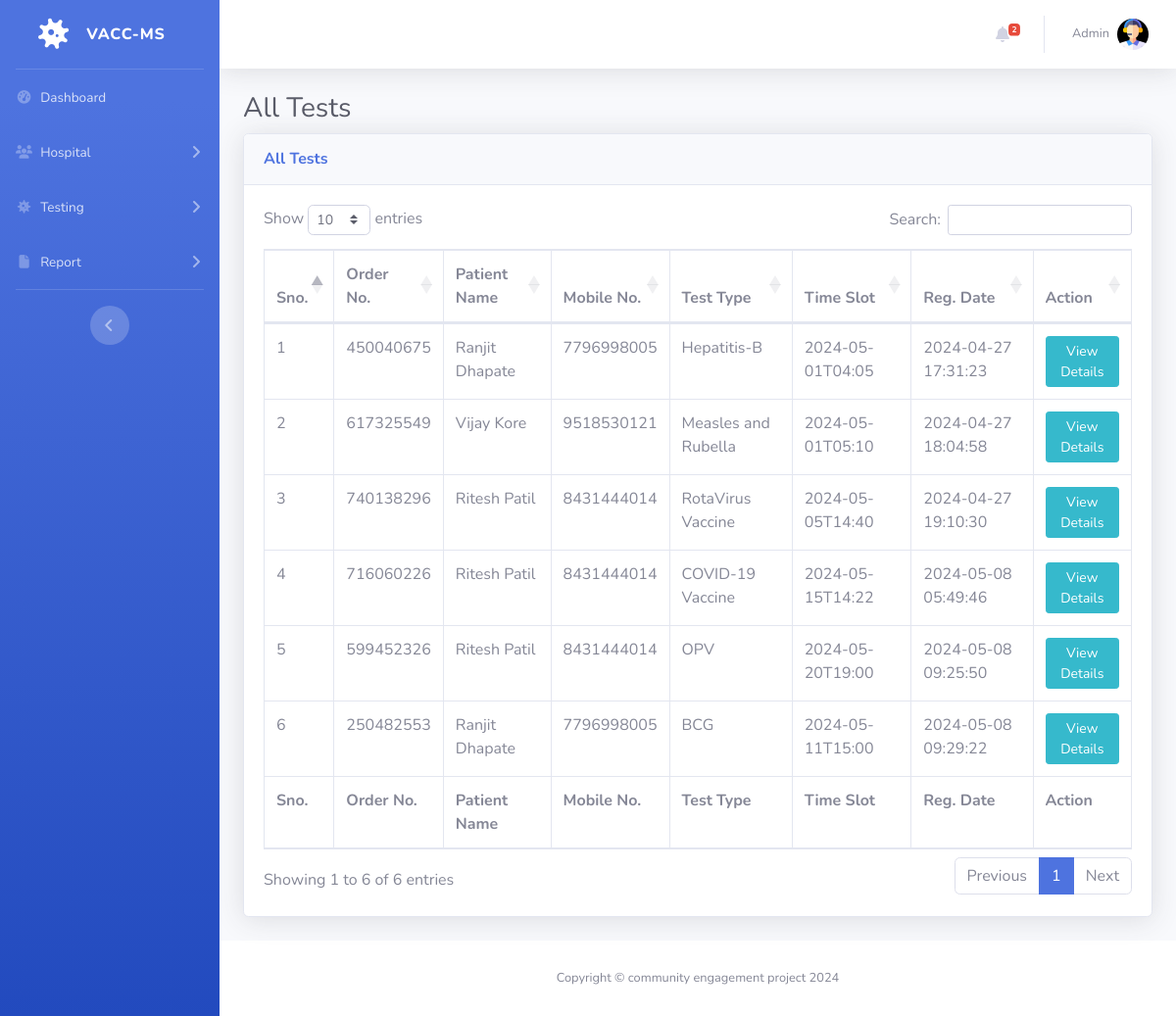
/all-test.php (signed in), run on the app's committed database.
### tables this page shows
CREATE TABLE `tbltestrecord` (
  `id` int(11) NOT NULL,
  `OrderNumber` bigint(14) DEFAULT NULL,
  `PatientMobileNumber` bigint(14) DEFAULT NULL,
  `TestType` varchar(100) DEFAULT NULL,
  `TestTimeSlot` varchar(120) DEFAULT NULL,
  `ReportStatus` varchar(100) DEFAULT NULL,
  `FinalReport` varchar(150) DEFAULT NULL,
  `ReportUploadTime` varchar(200) DEFAULT NULL,
  `RegistrationDate` timestamp NULL DEFAULT current_timestamp(),
  `AssignedtoEmpId` varchar(150) DEFAULT NULL,
  `AssigntoName` varchar(180) DEFAULT NULL,
  `AssignedTime` varchar(100) DEFAULT NULL
);

CREATE TABLE `tblpatients` (
  `id` int(11) NOT NULL,
  `FullName` varchar(120) DEFAULT NULL,
  `MobileNumber` bigint(12) DEFAULT NULL,
  `DateOfBirth` date DEFAULT NULL,
  `GovtIssuedId` varchar(150) DEFAULT NULL,
  `GovtIssuedIdNo` varchar(150) DEFAULT NULL,
  `FullAddress` varchar(255) DEFAULT NULL,
  `State` varchar(200) DEFAULT NULL,
  `RegistrationDate` timestamp NOT NULL DEFAULT current_timestamp()
);

### all-test.php (the view, shortened to what this page needs)
<?php session_start();
include_once('includes/config.php');
if (strlen($_SESSION['aid']==0)) {
  header('location:logout.php');
  } else{
?>
<!DOCTYPE html>
<html lang="en">
<head>
    <link href="vendor/fontawesome-free/css/all.min.css" rel="stylesheet" type="text/css">
    <link href="css/sb-admin-2.min.css" rel="stylesheet">
    <link href="vendor/datatables/dataTables.bootstrap4.min.css" rel="stylesheet">
</head>
<body id="page-top">
    <div id="wrapper">
  <?php include_once('includes/sidebar.php');?>
        <div id="content-wrapper" class="d-flex flex-column">
            <div id="content">
<?php include_once('includes/topbar.php');?>
                <div class="container-fluid">
                    <h1 class="h3 mb-2 text-gray-800">All Tests</h1>
                    <div class="card shadow mb-4">
                        <div class="card-header py-3">
                            <h6 class="m-0 font-weight-bold text-primary">All Tests</h6>
                        </div>
                        <div class="card-body">
                            <div class="table-responsive">
                                <form name="assignto" method="post">
                    <table class="table table-bordered" id="dataTable" width="100%" cellspacing="0">
                                    <thead>
                                        <tr>
                                            <th>Sno.</th>
                                            <th>Order No.</th>
                                            <th>Patient Name</th>
                                            <th>Mobile No.</th>
                                            <th>Test Type</th>
                                            <th>Time Slot</th>
                                            <th>Reg. Date</th>
                                            <th>Action</th>
                                        </tr>
                                    </thead>
                                      <tfoot>
                                            <tr>
                                            <th>Sno.</th>
                                            <th>Order No.</th>
                                            <th>Patient Name</th>
                                            <th>Mobile No.</th>
                                            <th>Test Type</th>
                                            <th>Time Slot</th>
                                            <th>Reg. Date</th>
                                            <th>Action</th>
                                        </tr>
                                    </tfoot>
                                    <tbody>
<?php $query=mysqli_query($con,"select tbltestrecord.OrderNumber,tblpatients.FullName,tblpatients.MobileNumber,tbltestrecord.TestType,tbltestrecord.TestTimeSlot,tbltestrecord.RegistrationDate,tbltestrecord.id as testid from tbltestrecord
join tblpatients on tblpatients.MobileNumber=tbltestrecord.PatientMobileNumber
    ");
$cnt=1;
while($row=mysqli_fetch_array($query)){
?>
                                        <tr>
                                            <td><?php echo $cnt;?></td>
                                            <td><?php echo $row['OrderNumber'];?></td>
                                            <td><?php echo $row['FullName'];?></td>
                                            <td><?php echo $row['MobileNumber'];?></td>
                                            <td><?php echo $row['TestType'];?></td>
                                            <td><?php echo $row['TestTimeSlot'];?></td>
                                             <td><?php echo $row['RegistrationDate'];?></td>
                                            <td>
                                <a href="test-details.php?tid=<?php echo $row['testid'];?>&&oid=<?php echo $row['OrderNumber'];?>" class="btn btn-info btn-sm">View Details</a>
                            </td>
                                        </tr>
<?php $cnt++;} ?>
                                    </tbody>
                                </table>
                                     </form>
                            </div>
                        </div>
                    </div>
                </div>
            </div>
    <?php include_once('includes/footer.php');?>
        </div>
    </div>
</body>
</html>
<?php } ?>

### includes/sidebar.php (shortened to what this page needs)
        <ul class="navbar-nav bg-gradient-primary sidebar sidebar-dark accordion" id="accordionSidebar">
            <a class="sidebar-brand d-flex align-items-center justify-content-center" href="#">
                <div class="sidebar-brand-icon rotate-n-15">
                    <i class="fas fa-virus"></i>
                </div>
                <div class="sidebar-brand-text mx-3">Vacc-MS</div>
            </a>
            <hr class="sidebar-divider my-0">
<?php if($_SESSION['aid']):?>
     <li class="nav-item">
                <a class="nav-link" href="dashboard.php">
                    <i class="fas fa-fw fa-tachometer-alt"></i>
                    <span>Dashboard</span></a>
            </li>
    <li class="nav-item">
                <a class="nav-link collapsed" href="#" data-toggle="collapse" data-target="#collapseOne"
                    aria-expanded="true" aria-controls="collapseOne">
                    <i class="fas fa-fw fa-users"></i>
                    <span>Hospital</span>
                </a>
            </li>
     <li class="nav-item">
                <a class="nav-link collapsed" href="#" data-toggle="collapse" data-target="#collapseTwo"
                    aria-expanded="true" aria-controls="collapseTwo">
                    <i class="fas fa-fw fa-virus"></i>
                    <span>Testing</span>
                </a>
            </li>
   <li class="nav-item">
                <a class="nav-link collapsed" href="#" data-toggle="collapse" data-target="#collapseThree"
                    aria-expanded="true" aria-controls="collapseThree">
                    <i class="fas fa-fw fa-file"></i>
                    <span>Report</span>
                </a>
            </li>
<?php endif;    ?>
            <hr class="sidebar-divider d-none d-md-block">
            <div class="text-center d-none d-md-inline">
                <button class="rounded-circle border-0" id="sidebarToggle"></button>
            </div>
        </ul>

### includes/topbar.php (shortened to what this page needs)
      <nav class="navbar navbar-expand navbar-light bg-white topbar mb-4 static-top shadow">
            <?php if($_SESSION['aid']):?>
                    <ul class="navbar-nav ml-auto">
<?php $query=mysqli_query($con,"select * from tbltestrecord where ReportStatus is null");
$count=mysqli_num_rows($query);
?>
                        <li class="nav-item dropdown no-arrow mx-1">
                            <a class="nav-link dropdown-toggle" href="#" id="alertsDropdown" role="button"
                                data-toggle="dropdown" aria-haspopup="true" aria-expanded="false">
                                <i class="fas fa-bell fa-fw"></i>
                                <span class="badge badge-danger badge-counter"><?php echo $count;?></span>
                            </a>
                        </li>
                        <li class="nav-item dropdown no-arrow">
                            <a class="nav-link dropdown-toggle" href="#" id="userDropdown" role="button"
                                data-toggle="dropdown" aria-haspopup="true" aria-expanded="false">
                <?php
                            $adid=$_SESSION['aid'];
                            $ret1=mysqli_query($con,"select AdminName from tbladmin where ID='$adid'");
                            while($row1=mysqli_fetch_array($ret1)){
                            ?>
                                <span class="mr-2 d-none d-lg-inline text-gray-600 small"><?php  echo $row1['AdminName'];?></span>
                           <?php } ?>
                                <img class="img-profile rounded-circle"
                                    src="img/admin.jpg">
                            </a>
                        </li>
                    </ul>
                <?php endif;?>
                </nav>

### includes/footer.php
<footer class="sticky-footer bg-white">
    <div class="container my-auto">
        <div class="copyright text-center my-auto">
            <span>Copyright &copy; community engagement project 2024</span>
        </div>
    </div>
</footer>

### data on the page
tbltestrecord: OrderNumber "450040675", tblpatients.FullName "Ranjit Dhapate", tblpatients.MobileNumber "7796998005", TestType "Hepatitis-B", TestTimeSlot "2024-05-01T04:05", RegistrationDate "2024-04-27 17:31:23"
tbltestrecord: OrderNumber "617325549", tblpatients.FullName "Vijay Kore", tblpatients.MobileNumber "9518530121", TestType "Measles and Rubella", TestTimeSlot "2024-05-01T05:10", RegistrationDate "2024-04-27 18:04:58"
tbltestrecord: OrderNumber "740138296", tblpatients.FullName "Ritesh Patil", tblpatients.MobileNumber "8431444014", TestType "RotaVirus Vaccine", TestTimeSlot "2024-05-05T14:40", RegistrationDate "2024-04-27 19:10:30"
tbltestrecord: OrderNumber "716060226", tblpatients.FullName "Ritesh Patil", tblpatients.MobileNumber "8431444014", TestType "COVID-19 Vaccine", TestTimeSlot "2024-05-15T14:22", RegistrationDate "2024-05-08 05:49:46"
tbltestrecord: OrderNumber "599452326", tblpatients.FullName "Ritesh Patil", tblpatients.MobileNumber "8431444014", TestType "OPV", TestTimeSlot "2024-05-20T19:00", RegistrationDate "2024-05-08 09:25:50"
tbltestrecord: OrderNumber "250482553", tblpatients.FullName "Ranjit Dhapate", tblpatients.MobileNumber "7796998005", TestType "BCG", TestTimeSlot "2024-05-11T15:00", RegistrationDate "2024-05-08 09:29:22"

### other printed values
$count "2"
$row1['AdminName'] "Admin"
